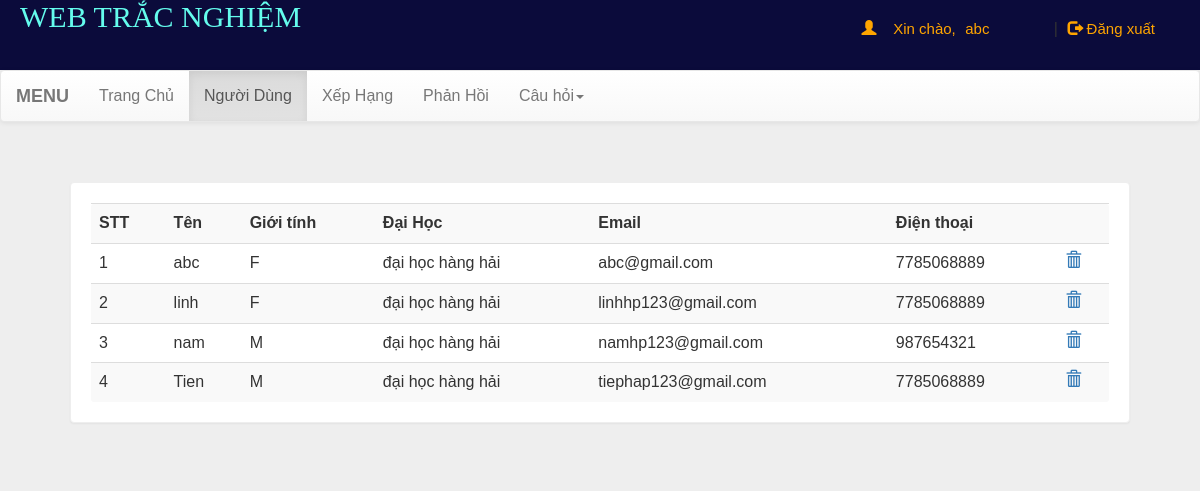
The page /dash.php?q=1 (signed in) on the database its author committed.
### tables this page shows
CREATE TABLE `user` (
  `name` varchar(50) NOT NULL,
  `gender` varchar(5) NOT NULL,
  `college` varchar(100) NOT NULL,
  `email` varchar(50) NOT NULL,
  `mob` bigint(20) NOT NULL,
  `password` varchar(50) NOT NULL
);

### dash.php (the view, shortened to what this page needs)
<!DOCTYPE html PUBLIC "-//W3C//DTD XHTML 1.0 Transitional//EN" "http://www.w3.org/TR/xhtml1/DTD/xhtml1-transitional.dtd">
<html xmlns="http://www.w3.org/1999/xhtml">
<head>
<link  rel="stylesheet" href="css/bootstrap.min.css"/>
 <link  rel="stylesheet" href="css/bootstrap-theme.min.css"/>
 <link rel="stylesheet" href="css/main.css">
 <link  rel="stylesheet" href="css/font.css">
</head>
<body  style="background:#eee;">
<div class="header">
<div class="row">
<div class="col-lg-6">
<span class="logo">WEB TRẮC NGHIỆM</span></div>
<?php
 include_once 'dbConnection.php';
  if(!(isset($_SESSION['email']))){
header("location:index.php");
}
else
{
$name = $_SESSION['name'];;
echo '<span class="pull-right top title1" ><span class="log1"><span class="glyphicon glyphicon-user" aria-hidden="true"></span>&nbsp;&nbsp;&nbsp;&nbsp;Xin chào,</span> <a href="account.php" class="log log1">'.$name.'</a>&nbsp;|&nbsp;<a href="logout.php?q=account.php" class="log"><span class="glyphicon glyphicon-log-out" aria-hidden="true"></span>&nbsp;Đăng xuất</button></a></span>';
}?>
</div></div>
<nav class="navbar navbar-default title1">
  <div class="container-fluid">
    <div class="navbar-header">
      <a class="navbar-brand" href="dash.php?q=0"><b>MENU</b></a>
    </div>
    <div class="collapse navbar-collapse" id="bs-example-navbar-collapse-1">
      <ul class="nav navbar-nav">
        <li <?php if(@$_GET['q']==0) echo'class="active"'; ?>><a href="dash.php?q=0">Trang Chủ<span class="sr-only">(current)</span></a></li>
        <li <?php if(@$_GET['q']==1) echo'class="active"'; ?>><a href="dash.php?q=1">Người Dùng</a></li>
		<li <?php if(@$_GET['q']==2) echo'class="active"'; ?>><a href="dash.php?q=2">Xếp Hạng</a></li>
		<li <?php if(@$_GET['q']==3) echo'class="active"'; ?>><a href="dash.php?q=3">Phản Hồi</a></li>
        <li class="dropdown <?php if(@$_GET['q']==4 || @$_GET['q']==5) echo'active"'; ?>">
          <a href="#" class="dropdown-toggle" data-toggle="dropdown" role="button" aria-haspopup="true" aria-expanded="false">Câu hỏi<span class="caret"></span></a>
      </ul>
          </div>
  </div>
</nav>
<div class="container">
<div class="row">
<div class="col-md-12">
<?php if(@$_GET['q']==1) {
$result = mysqli_query($con,"SELECT * FROM user") or die('Error');
echo  '<div class="panel"><div class="table-responsive"><table class="table table-striped title1">
<tr><td><b>STT</b></td><td><b>Tên</b></td><td><b>Giới tính</b></td><td><b>Đại Học</b></td><td><b>Email</b></td><td><b>Điện thoại</b></td><td></td></tr>';
$c=1;
while($row = mysqli_fetch_array($result)) {
	$name = $row['name'];
	$mob = $row['mob'];
	$gender = $row['gender'];
    $email = $row['email'];
	$college = $row['college'];
	echo '<tr><td>'.$c++.'</td><td>'.$name.'</td><td>'.$gender.'</td><td>'.$college.'</td><td>'.$email.'</td><td>'.$mob.'</td>
	<td><a title="Delete User" href="update.php?demail='.$email.'"><b><span class="glyphicon glyphicon-trash" aria-hidden="true"></span></b></a></td></tr>';
}
echo '</table></div></div>';
}?>
</div>
</div></div>
</body>
</html>

### css/main.css (style rules this page uses)
body { overflow-x:hidden; width:100%; font: 15px "Century Gothic", "Times Roman", sans-serif; background:#eee; min-height:550px; background-attachment:fixed; }
.panel { border-color:#eee; margin:40px; padding:20px; font: 15px "Century Gothic", "Times Roman", sans-serif; }
.header { background:#0B0B3B; height:70px; }
.logo { font-family:'Times New Roman'; font-size:30px; color:#64FCED; margin-left: 20px; margin-top: 30px; -webkit-animation: my 700ms infinite; -moz-animation: my 700ms infinite; -o-animation: my 700ms infinite; animation: my 700ms infinite; }
.title1 { font: 16px "Century Gothic", "Times Roman", sans-serif; }
.top { margin-top:20px; }
.log1 { font: 15px 'Ubuntu', sans-serif; color:orange; margin-left:10px; }
.log { margin:10px; margin-right:60px; margin-left:5px; color:orange; text-decoration:none; font-size:20px; font-size:15px; }

### rows shown on the page
user: name "abc", gender "F", college "đại học hàng hải", email "abc@gmail.com", mob "7785068889"
user: name "linh", gender "F", college "đại học hàng hải", email "linhhp123@gmail.com", mob "7785068889"
user: name "nam", gender "M", college "đại học hàng hải", email "namhp123@gmail.com", mob "987654321"
user: name "Tien", gender "M", college "đại học hàng hải", email "tiephap123@gmail.com", mob "7785068889"

### other values the page prints
$name "abc"
